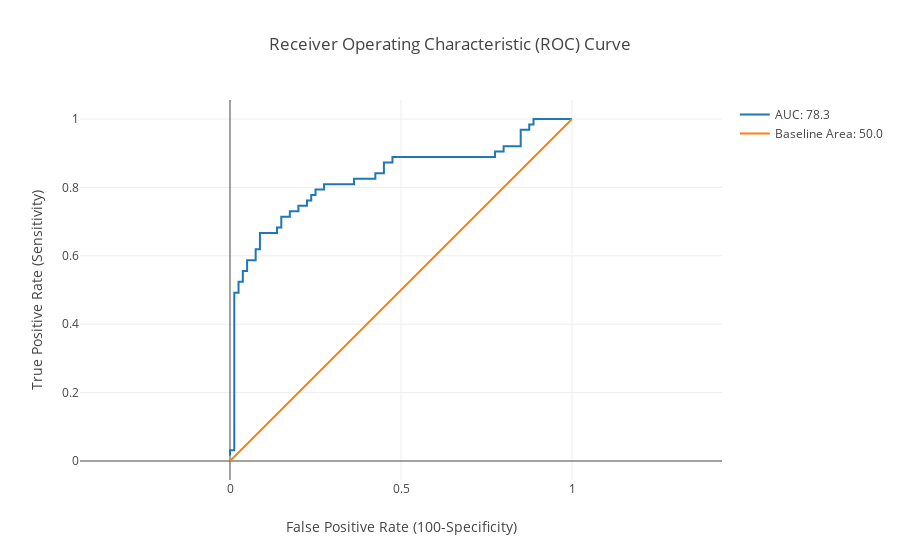

Notebook source saved alongside this figure:
### Code cell
# ROC-AUC figure
FPR, TPR, _ = roc_curve(y_test, probabilities)
roc_score=round(100*roc_auc_score(y_test, predictions),1)
trace0=go.Scatter(
        x=FPR, 
        y=TPR,
        mode='lines',
        name=f'AUC: {roc_score}'
        )
trace1=go.Scatter(
        x=[0,1], 
        y=[0,1],
        mode='lines',
        name='Baseline Area: 50.0'
        )
layout=go.Layout(
    title='Receiver Operating Characteristic (ROC) Curve',
    xaxis={'title': 'False Positive Rate (100-Specificity)','scaleratio': 1,'scaleanchor': 'y'},
    yaxis={'title': 'True Positive Rate (Sensitivity)'}
    )
data=[trace0, trace1]
fig = dict(data=data, layout=layout)
iplot(fig)

### Figure 1 — Plotly figure (JSON) as saved in the notebook; plotly's stock layout.template omitted (floating-point values rounded to 4 significant figures)
{"data": [{"mode": "lines", "name": "AUC: 78.3", "type": "scatter", "uid": "8aeb3890-09f8-4195-b758-d19c23111b0b", "x": [0, 0, 0.0125, 0.0125, 0.025, 0.025, 0.0375, 0.0375, 0.05, 0.05, 0.075, 0.075, 0.0875, 0.0875, 0.1375, 0.1375, 0.15, 0.15, 0.175, 0.175, 0.2, 0.2, 0.225, 0.225, 0.2375, 0.2375, 0.25, 0.25, 0.275, 0.275, 0.3625, 0.3625, 0.425, 0.425, 0.45, 0.45, 0.475, 0.475, 0.775, 0.775, 0.8, 0.8, 0.85, 0.85, 0.875, 0.875, 0.8875, 0.8875, 1], "y": [0.01587, 0.03175, 0.03175, 0.4921, 0.4921, 0.5238, 0.5238, 0.5556, 0.5556, 0.5873, 0.5873, 0.619, 0.619, 0.6667, 0.6667, 0.6825, 0.6825, 0.7143, 0.7143, 0.7302, 0.7302, 0.746, 0.746, 0.7619, 0.7619, 0.7778, 0.7778, 0.7937, 0.7937, 0.8095, 0.8095, 0.8254, 0.8254, 0.8413, 0.8413, 0.873, 0.873, 0.8889, 0.8889, 0.9048, 0.9048, 0.9206, 0.9206, 0.9683, 0.9683, 0.9841, 0.9841, 1, 1]}, {"mode": "lines", "name": "Baseline Area: 50.0", "type": "scatter", "uid": "320e56a3-ff82-4584-b621-a0e3dd9bc6ca", "x": [0, 1], "y": [0, 1]}], "layout": {"title": {"text": "Receiver Operating Characteristic (ROC) Curve"}, "xaxis": {"scaleanchor": "y", "scaleratio": 1, "title": {"text": "False Positive Rate (100-Specificity)"}}, "yaxis": {"title": {"text": "True Positive Rate (Sensitivity)"}}}}
